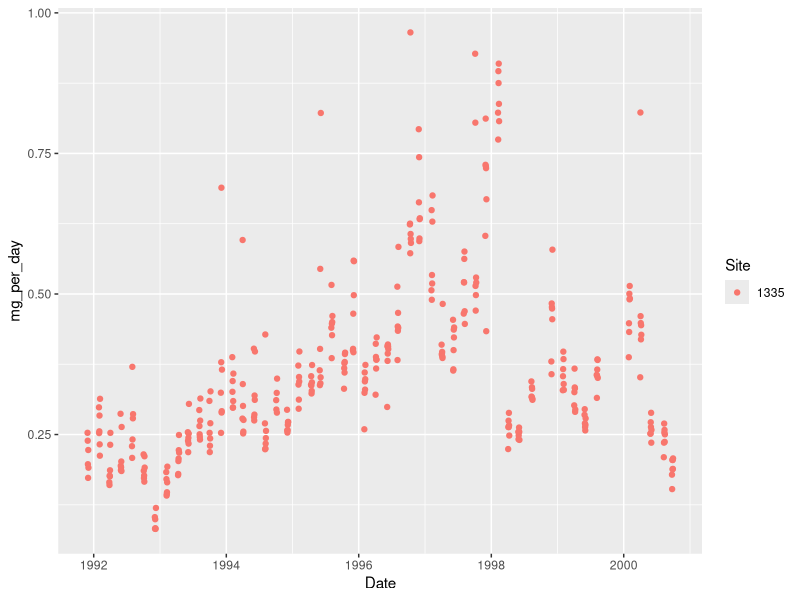
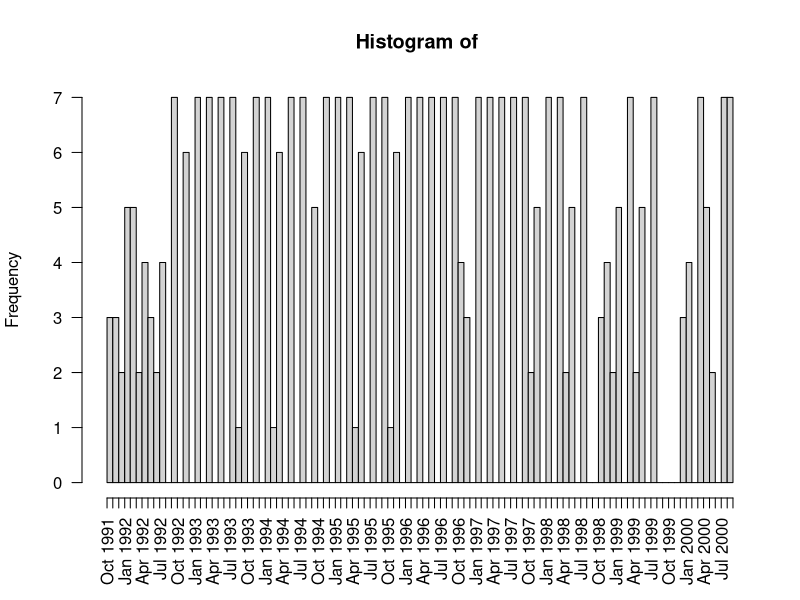
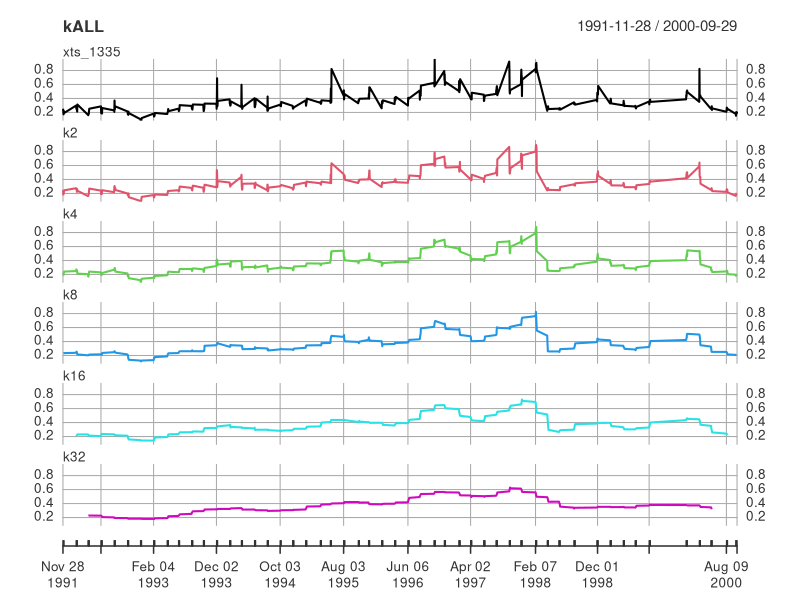
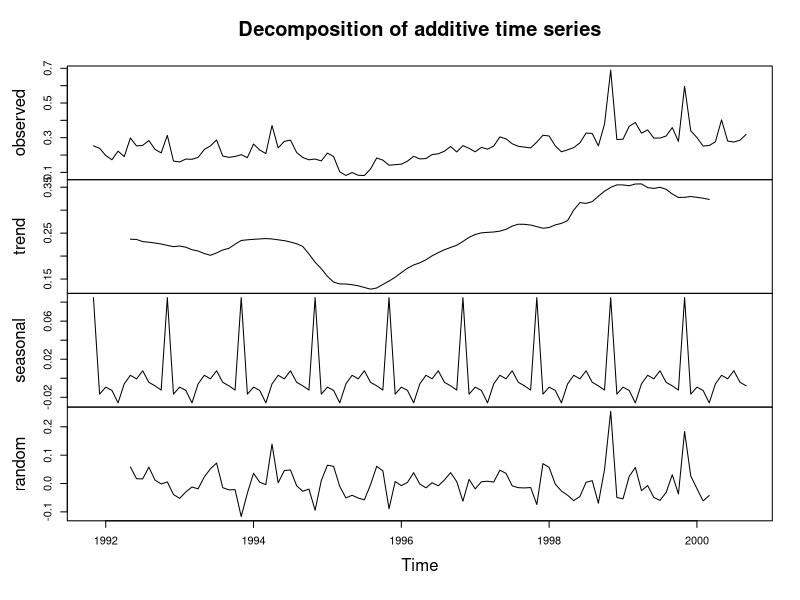
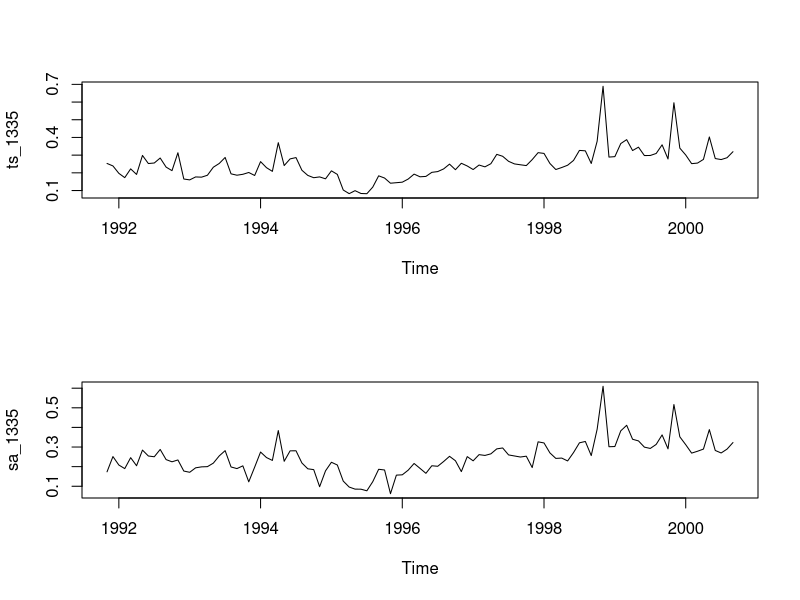
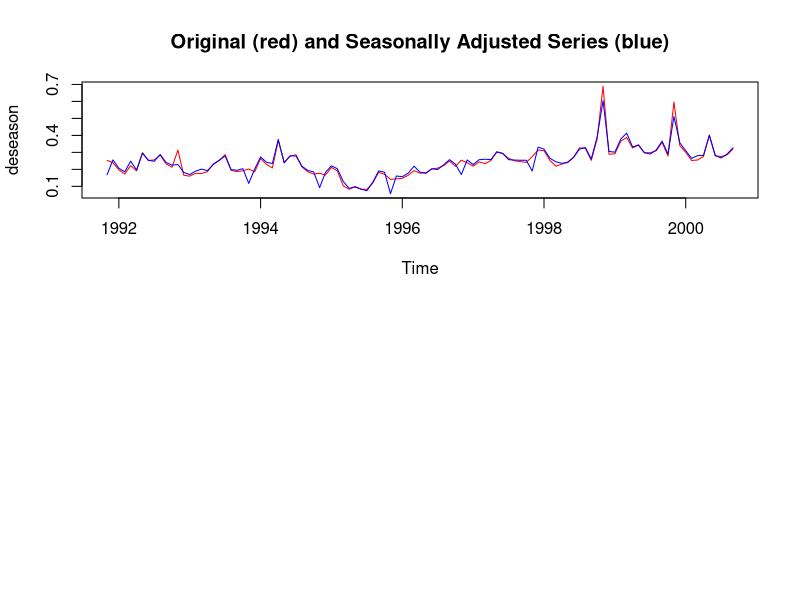
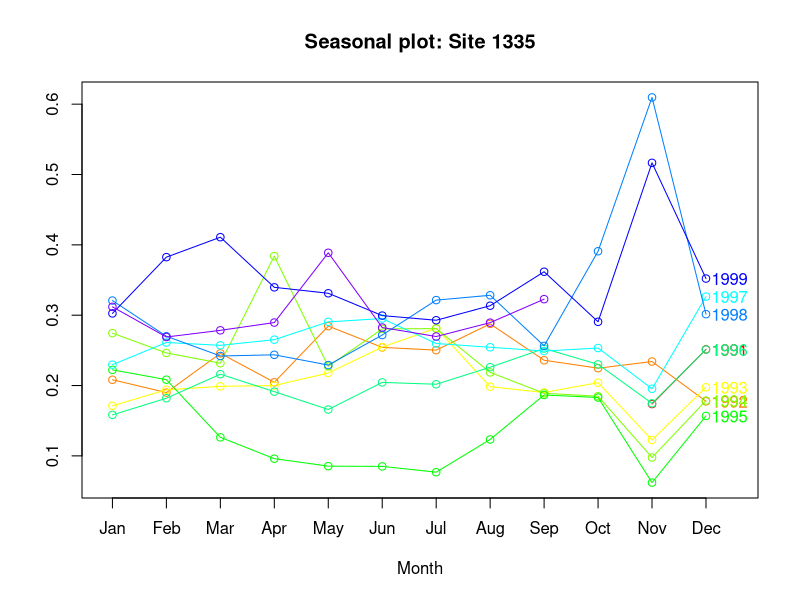
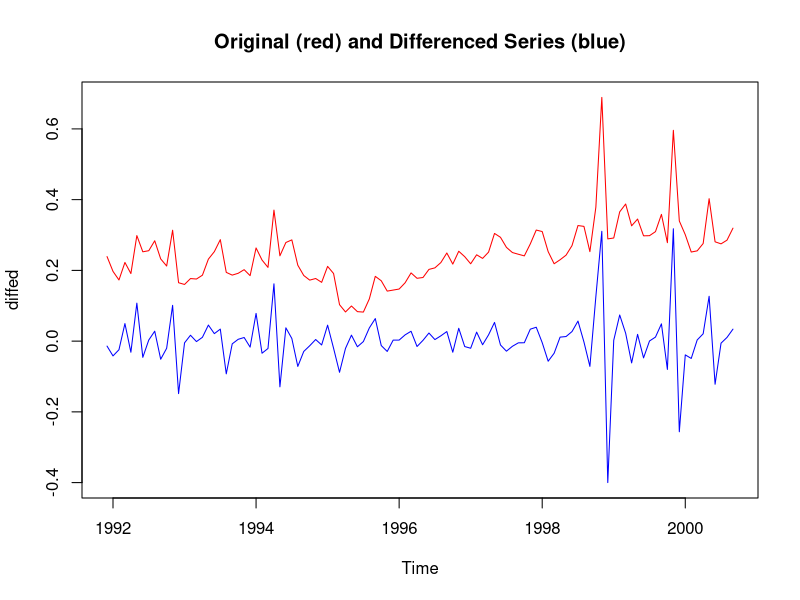

These charts were generated, in order, by the following R code:
## ---- chunk 1
knitr::opts_chunk$set(collapse = TRUE, warnings = FALSE)
## ---- chunk 2
library(tidyverse)
library(lubridate) # work with date/time data
library(readxl) # read excel files

library(zoo)
library(forecast)
library(tseries) # test for stationarity
## ---- chunk 3
s1335 <- read_csv("data/analytes_data_clean.csv") %>% 
   filter(Site == "1335") %>% 
   mutate(Year = year(Date),
          Month = month(Date),
          Day = day(Date),
          Site = factor(Site)) # change Site to a factor
s1335
## ---- chunk 4
ggplot(s1335,
        aes(Date, mg_per_day, color = Site)) +
   geom_point()
## ---- chunk 5
s1335 %>% 
   group_by(Year, Month) %>% 
   summarize(count = n()) %>% 
   arrange(-count) # arrange by count column in descending order
## ---- chunk 6
ave_s1335 <- s1335 %>% 
   group_by(Year, Month, Site, Date) %>% 
   summarize(mg_per_day = mean(mg_per_day),
             SD = sd(mg_per_day))
## ---- chunk 7
hist(as.Date(s1335$Date), # change POSIXct to Date object
     breaks = "months", 
     freq = TRUE,
     xlab = "", # remove label so doesn't overlap with date labels,
     format = "%b %Y", # format the date label, mon year
     las = 2)
## ---- chunk 8
ts_1335 <- ts(ave_s1335$mg_per_day, frequency = 12,
                 start = c(1991, 11), end = c(2000, 9))

class(ts_1335) # check the object class
ts_1335 # see the data


## ---- chunk 9
library(zoo)
z_1335 <- zoo(s1335$mg_per_day, order.by = s1335$Date)

head(z_1335)
## ---- chunk 10
library(xts)
xts_1335 <- as.xts(x = ave_s1335$mg_per_day, order.by = ave_s1335$Date)

k2 <- rollmean(xts_1335, k = 2)
k4 <- rollmean(xts_1335, k = 4)
k8 <- rollmean(xts_1335, k = 8)
k16 <- rollmean(xts_1335, k = 16)
k32 <- rollmean(xts_1335, k = 32)

kALL <- merge.xts(xts_1335, k2, k4, k8, k16, k32)
head(kALL)

plot.xts(kALL, multi.panel = TRUE)
## ---- chunk 11
decomp_1335 <- decompose(ts_1335, type = "additive") # additive is the default
plot(decomp_1335)
## ---- chunk 12
stl_1335 <- stl(ts_1335, s.window = "periodic") # deompose into seasonal, trend, and irregular components
head(stl_1335$time.series)
## ---- chunk 13
sa_1335 <- seasadj(stl_1335) # seasonally adjusted data

par(mfrow = c(2,1))
plot(ts_1335) #, type = "1")
plot(sa_1335)
## ---- chunk 14
s1335_deseason <- ts_1335 - decomp_1335$seasonal # manually adjust for seasonality

deseason <- ts.intersect(ts_1335, s1335_deseason) # bind the two time series

plot.ts(deseason, 
        plot.type = "single",
        col = c("red", "blue"),
        main = "Original (red) and Seasonally Adjusted Series (blue)")
## ---- chunk 15
par(mfrow = c(1,1))
seasonplot(sa_1335, 12, col=rainbow(12), year.labels=TRUE, main="Seasonal plot: Site 1335")
## ---- chunk 16
adf.test(ts_1335) # p-value < 0.05 indicates the TS is stationary
kpss.test(ts_1335, null = "Trend") # null hypothesis is that the ts is level/trend stationary, so do not want to reject the null, p > 0.05
# 
## ---- chunk 17
nsdiffs(ts_1335, type = "trend") # seasonal differencing
ndiffs(ts_1335, type = "trend") # type 'level' deterministic component is default

stationaryTS <- diff(ts_1335, differences= 1)

diffed <- ts.intersect(ts_1335, stationaryTS) # bind the two time series

plot.ts(diffed, 
        plot.type = "single",
        col = c("red", "blue"),
        main = "Original (red) and Differenced Series (blue)")
## ---- chunk 18
adf.test(stationaryTS) 
kpss.test(stationaryTS, null = "Trend")
## ---- chunk 19
acf(s1335$mg_per_day)
## ---- chunk 20
pacf(s1335$mg_per_day)
## ---- chunk 21
Box.test(ts_1335)
## ---- chunk 22
ar_1335 <- ar(ts_1335, method = "mle")

mean(ts_1335)

ar_1335$order
ar_1335$ar
acf(ar_1335$res[-(1:ar_1335$order)], lag = 50) 
## ---- chunk 23
diff <- window(ts_1335, start = 1991)
head(diff)

lm_s1335 <- lm(diff ~ time(diff)) # extract the time component as the explanatory variable
coef(lm_s1335)

confint(lm_s1335)
acf(resid(lm_s1335))
## ---- chunk 24
library(nlme)
gls_s1335 <- gls(ts_1335 ~ time(ts_1335), cor = corAR1(0.4))
coef(gls_s1335)
confint(gls_s1335)
acf(resid(gls_s1335))
## ---- chunk 25
Seas <- cycle(diff)
Time <- time(diff)
s1335_slm <- lm(ts_1335 ~ 0 + Time + factor(Seas))
coef(s1335_slm)
acf(resid(s1335_slm))
## ---- chunk 26
par(mfrow = c(2,1)) # change window so 2 rows, 1 column of plots
plot(ts_1335)
plot(diff(ts_1335))
## ---- chunk 27
arima_1 <-  arima(ts_1335, order = c(4,1,12))
arima_1
acf(resid(arima_1), lag = 50)
## ---- chunk 28
arima_2 <-  arima(ts_1335, order = c(1, 1, 1))
arima_2
acf(resid(arima_2), lag = 50)
## ---- chunk 29
arima_3 <- auto.arima(ts_1335, seasonal = FALSE, max.p = 20, max.q = 20)
arima_3
acf(resid(arima_3), lag = 50)

autoplot(ts_1335) # plot the time series
## ---- chunk 30
sarima <- auto.arima(ts_1335)
sarima

acf(resid(sarima), lag = 50)
